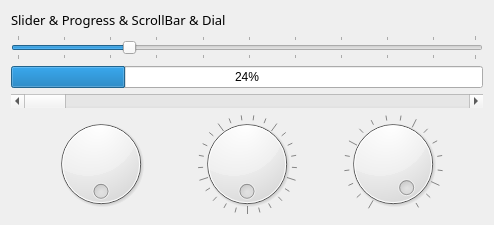
                <widget class="QWidget" name="widget_6" native="true">
                 <layout class="QGridLayout" name="gridLayout">
                  <item row="0" column="0">
                   <widget class="QLabel" name="label_6">
                    <property name="font">
                     <font>
                      <family>微软雅黑</family>
                      <pointsize>10</pointsize>
                      <bold>false</bold>
                     </font>
                    </property>
                    <property name="text">
                     <string>Slider &amp; Progress &amp; ScrollBar &amp; Dial</string>
                    </property>
                   </widget>
                  </item>
                  <item row="1" column="0">
                   <widget class="QSlider" name="horizontalSlider">
                    <property name="singleStep">
                     <number>0</number>
                    </property>
                    <property name="pageStep">
                     <number>10</number>
                    </property>
                    <property name="value">
                     <number>24</number>
                    </property>
                    <property name="tracking">
                     <bool>true</bool>
                    </property>
                    <property name="orientation">
                     <enum>Qt::Horizontal</enum>
                    </property>
                    <property name="invertedAppearance">
                     <bool>false</bool>
                    </property>
                    <property name="invertedControls">
                     <bool>false</bool>
                    </property>
                    <property name="tickPosition">
                     <enum>QSlider::TicksBothSides</enum>
                    </property>
                    <property name="tickInterval">
                     <number>10</number>
                    </property>
                    <property name="showValueTip" stdset="0">
                     <bool>true</bool>
                    </property>
                   </widget>
                  </item>
                  <item row="2" column="0">
                   <widget class="QProgressBar" name="progressBar">
                    <property name="maximum">
                     <number>99</number>
                    </property>
                    <property name="value">
                     <number>24</number>
                    </property>
                   </widget>
                  </item>
                  <item row="3" column="0">
                   <widget class="QScrollBar" name="horizontalScrollBar">
                    <property name="orientation">
                     <enum>Qt::Horizontal</enum>
                    </property>
                    <property name="invertedAppearance">
                     <bool>false</bool>
                    </property>
                   </widget>
                  </item>
                  <item row="5" column="0">
                   <layout class="QHBoxLayout" name="horizontalLayout_3">
                    <item>
                     <spacer name="horizontalSpacer_13">
                      <property name="orientation">
                       <enum>Qt::Horizontal</enum>
                      </property>
                      <property name="sizeHint" stdset="0">
                       <size>
                        <width>40</width>
                        <height>20</height>
                       </size>
                      </property>
                     </spacer>
                    </item>
                    <item>
                     <widget class="QDial" name="dial_3">
                      <property name="wrapping">
                       <bool>true</bool>
                      </property>
                      <property name="dialStyle" stdset="0">
                       <number>3</number>
                      </property>
                     </widget>
                    </item>
                    <item>
                     <spacer name="horizontalSpacer_11">
                      <property name="orientation">
                       <enum>Qt::Horizontal</enum>
                      </property>
                      <property name="sizeHint" stdset="0">
                       <size>
                        <width>40</width>
                        <height>20</height>
                       </size>
                      </property>
                     </spacer>
                    </item>
                    <item>
                     <widget class="QDial" name="dial">
                      <property name="minimumSize">
                       <size>
                        <width>0</width>
                        <height>100</height>
                       </size>
                      </property>
                      <property name="maximum">
                       <number>99</number>
                      </property>
                      <property name="sliderPosition">
                       <number>0</number>
                      </property>
                      <property name="orientation">
                       <enum>Qt::Horizontal</enum>
                      </property>
                      <property name="invertedAppearance">
                       <bool>false</bool>
                      </property>
                      <property name="invertedControls">
                       <bool>false</bool>
                      </property>
                      <property name="wrapping">
                       <bool>true</bool>
                      </property>
                      <property name="notchesVisible">
                       <bool>true</bool>
                      </property>
                      <property name="dialStyle" stdset="0">
                       <number>1</number>
                      </property>
                     </widget>
                    </item>
                    <item>
                     <spacer name="horizontalSpacer_12">
                      <property name="orientation">
                       <enum>Qt::Horizontal</enum>
                      </property>
                      <property name="sizeHint" stdset="0">
                       <size>
                        <width>40</width>
                        <height>20</height>
                       </size>
                      </property>
                     </spacer>
                    </item>
                    <item>
                     <widget class="QDial" name="dial_2">
                      <property name="sliderPosition">
                       <number>0</number>
                      </property>
                      <property name="tracking">
                       <bool>true</bool>
                      </property>
                      <property name="invertedAppearance">
                       <bool>true</bool>
                      </property>
                      <property name="invertedControls">
                       <bool>false</bool>
                      </property>
                      <property name="wrapping">
                       <bool>false</bool>
                      </property>
                      <property name="notchTarget">
                       <double>5.699999999999999</double>
                      </property>
                      <property name="notchesVisible">
                       <bool>true</bool>
                      </property>
                      <property name="dialStyle" stdset="0">
                       <number>2</number>
                      </property>
                     </widget>
                    </item>
                    <item>
                     <spacer name="horizontalSpacer_14">
                      <property name="orientation">
                       <enum>Qt::Horizontal</enum>
                      </property>
                      <property name="sizeHint" stdset="0">
                       <size>
                        <width>40</width>
                        <height>20</height>
                       </size>
                      </property>
                     </spacer>
                    </item>
                   </layout>
                  </item>
                 </layout>
                </widget>
